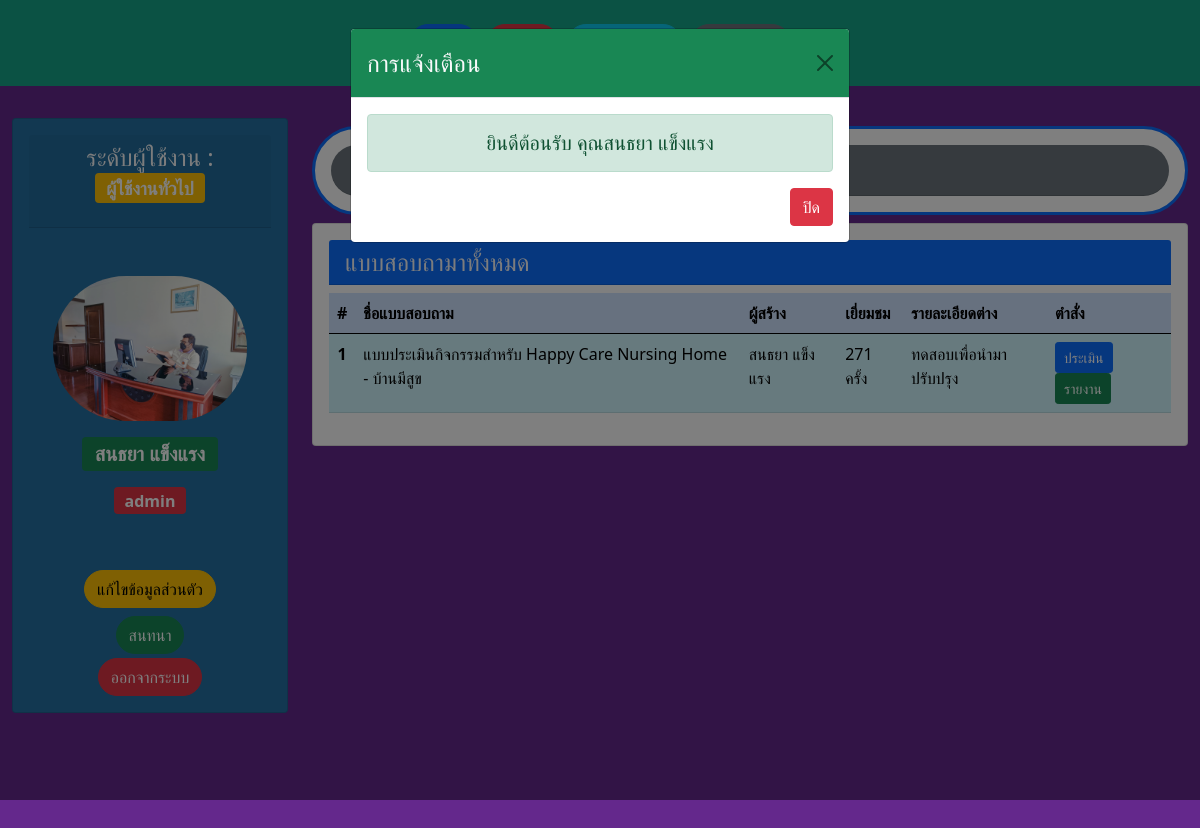
Page /users/users-add-report.php (signed in) on the committed database.
### tables this page shows
CREATE TABLE `users` (
  `id_user` int(5) NOT NULL COMMENT 'รหัส',
  `usernames` varchar(50) NOT NULL COMMENT 'ชื่อผู้ใช้งาน',
  `passwords` varchar(50) NOT NULL COMMENT 'รหัสผ่าน',
  `fname` varchar(100) NOT NULL COMMENT 'ชื่อ',
  `lname` varchar(100) NOT NULL COMMENT 'นามสกุล',
  `tel` text NOT NULL,
  `address` text NOT NULL COMMENT 'ที่อยู่',
  `pic` varchar(100) NOT NULL DEFAULT 'pic_default.jpg' COMMENT 'รูป',
  `birthday` date NOT NULL,
  `user_level` int(1) NOT NULL DEFAULT '0' COMMENT 'ระดับผู้ใช้งาน'
);

CREATE TABLE `report` (
  `id_report` int(5) NOT NULL,
  `report_topic` varchar(100) NOT NULL,
  `report_detail` text NOT NULL,
  `id_user` int(5) NOT NULL,
  `view_report` int(5) NOT NULL
);

### users/users-add-report.php (the view, shortened to what this page needs)
<?php
require('../dbcon.php');
?>
<!doctype html>
<html lang="en">
  <head>
      <link href="../css/bootstrap.min.css" rel="stylesheet">
  </head>
  <body style="height: 5000px; padding-top: 70px;background: rgb(100, 40, 140);">
    <div class="container-fluid">
      <?php include 'nav-user.php' ?>
      <div class="row">
        <div class="col-md-3 d-none d-lg-block">
          <?php include 'nav-left.php'; ?>
        </div>
        <div class="col-md-9">
          <div class="card border-primary border-3 rounded-pill my-2">
            <div class="card-body">
              <h3 class="card-header bg-secondary text-center text-white rounded-pill">จัดการแบบสอบถาม</h3>
            </div>
          </div>
<div class="card">
            <div class="card-body">
              <h4 class="bg-primary card-header mb-2 text-light">แบบสอบถามาทั้งหมด</h4>
              <table class="table table-hover table-info">
                <thead>
                  <tr class="table-primary">
                    <th class="text-center">#</th>
                    <th>ชื่อแบบสอบถาม</th>
                    <th>ผู้สร้าง</th>
                    <th>เยี่ยมชม</th>
                    <th>รายละเอียดต่าง</th>
                    <th>ตำสั่ง</th>
                  </tr>
                </thead>
                <tbody>
                  <?php
          $sql="SELECT * FROM report,users  where  report.id_user= users.id_user ORDER BY report.id_report DESC";
          $result=mysqli_query($conn,$sql);
          $i=1;
          while( $row = mysqli_fetch_object($result)){
                   ?>
                  <tr>
                    <th class="text-center"><?php echo $i; ?></th>
                    <td><?php echo $row->report_topic;?></td>
                    <td><?php echo $row->fname." ".$row->lname ?></td>
                    <td><?php echo $row->view_report." ครั้ง";?></td>
                    <td><?php echo $row->report_detail; ?></td>
                    <td>
                      <?php
                        $dis="";
                       ?>
                      <a href="#insert-score-<?php echo $i; ?>" class="btn btn-primary btn-sm <?php echo $dis; ?>" data-bs-toggle="modal" >ประเมิน</a>
                      <a href="show-report.php?id_report=<?php echo $row->id_report;?>" class="btn btn-success btn-sm">รายงาน</a>
                    </td>
                  </tr>
                <?php $i++; } ?>
                </tbody>
              </table>
            </div>
          </div>
        </div>
      </div>
    </div>
  <?php include '../alert-modal.php'; ?>
  </body>
</html>

### users/nav-left.php
<div class="card text-light d-none d-lg-block" style="background-color: rgb(36, 113, 163);" >
	<div class="card-body">
		<h4 class="card-header text-center">ระดับผู้ใช้งาน :
			<p class="badge bg-warning">ผู้ใช้งานทั่วไป</p>
		</h4>
	    <div class="d-flex flex-column align-items-center text-center">
        	<img class="rounded-pill mt-5" width="80%" src="../uploads/<?php echo $row->pic;?>">
	          <p class="form-label badge bg-success fs-5 font-weight-bold mt-3"><?php echo $row->fname." ".$row->lname; ?></p>
	          <p class="form-label badge fs-6 mt-2 <?php if($row->user_level==1){echo "bg-danger";}else{echo "bg-warning";} ?>"><?php echo $row->usernames; ?></p>
        	<div class="mt-5">
            	<a href="edit-user.php" class="btn btn-warning rounded-pill">แก้ไขข้อมูลส่วนตัว</a>
          	</div>
          	<div class="mt-2">
          		<a href="users-add-chat-room.php" class="btn btn-success rounded-pill">สนทนา</a>
          	</div>
	        <div class="mt-1">
	            <a href="../logout.php" class="btn btn-danger rounded-pill">ออกจากระบบ</a>
	        </div>
        </div>
	</div>
</div>

### rows in the picture
users: pic (picture), fname "สนธยา", lname "แข็งแรง", usernames "admin"
report: report_topic "แบบประเมินกิจกรรมสำหรับ Happy Care Nursing Home - บ้านมีสูข", id_user.fname "สนธยา", id_user.lname "แข็งแรง", view_report "271", report_detail "ทดสอบเพื่อนำมาปรับปรุง"

### other values in the picture
$_SESSION['ok'] "ยินดีต้อนรับ คุณสนธยา แข็งแรง"
